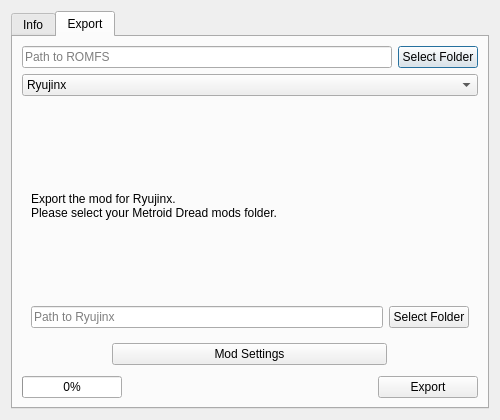
<?xml version="1.0" encoding="UTF-8"?>
<ui version="4.0">
 <class>ExportDialog</class>
 <widget class="QDialog" name="ExportDialog">
  <property name="geometry">
   <rect>
    <x>0</x>
    <y>0</y>
    <width>500</width>
    <height>420</height>
   </rect>
  </property>
  <property name="minimumSize">
   <size>
    <width>500</width>
    <height>420</height>
   </size>
  </property>
  <property name="windowTitle">
   <string>Export</string>
  </property>
  <layout class="QVBoxLayout" name="export_dialog_layout">
   <item>
    <widget class="QTabWidget" name="tab_widget">
     <property name="currentIndex">
      <number>1</number>
     </property>
     <widget class="QWidget" name="info_tab">
      <attribute name="title">
       <string>Info</string>
      </attribute>
      <layout class="QVBoxLayout" name="info_layout">
       <item>
        <widget class="QLabel" name="info_header">
         <property name="text">
          <string>Mod Header</string>
         </property>
         <property name="textFormat">
          <enum>Qt::TextFormat::MarkdownText</enum>
         </property>
         <property name="alignment">
          <set>Qt::AlignmentFlag::AlignCenter</set>
         </property>
        </widget>
       </item>
      </layout>
     </widget>
     <widget class="QWidget" name="export_tab">
      <attribute name="title">
       <string>Export</string>
      </attribute>
      <layout class="QVBoxLayout" name="verticalLayout_2">
       <item>
        <layout class="QHBoxLayout" name="input_romfs_layout">
         <item>
          <widget class="ValidatedLineEdit" name="input_romfs_line_edit">
           <property name="placeholderText">
            <string>Path to ROMFS</string>
           </property>
          </widget>
         </item>
         <item>
          <widget class="FileDialogButton" name="input_romfs_button">
           <property name="text">
            <string>Select Folder</string>
           </property>
          </widget>
         </item>
        </layout>
       </item>
       <item>
        <widget class="SavedComboBox" name="export_combo_box">
         <item>
          <property name="text">
           <string>Ryujinx</string>
          </property>
         </item>
         <item>
          <property name="text">
           <string>Switch</string>
          </property>
         </item>
         <item>
          <property name="text">
           <string>Advanced</string>
          </property>
         </item>
        </widget>
       </item>
       <item>
        <widget class="QStackedWidget" name="export_stacked_widget">
         <property name="currentIndex">
          <number>0</number>
         </property>
         <widget class="QWidget" name="ryujinx">
          <layout class="QVBoxLayout" name="verticalLayout">
           <item>
            <widget class="QLabel" name="ryujinx_info_label">
             <property name="text">
              <string>Export the mod for Ryujinx.
Please select your Metroid Dread mods folder.</string>
             </property>
            </widget>
           </item>
           <item>
            <layout class="QHBoxLayout" name="ryujinx_path_layout">
             <item>
              <widget class="ValidatedLineEdit" name="ryujinx_path_line_edit">
               <property name="placeholderText">
                <string>Path to Ryujinx</string>
               </property>
              </widget>
             </item>
             <item>
              <widget class="FileDialogButton" name="ryujinx_path_button">
               <property name="text">
                <string>Select Folder</string>
               </property>
              </widget>
             </item>
            </layout>
           </item>
          </layout>
         </widget>
         <widget class="QWidget" name="switch">
          <layout class="QVBoxLayout" name="verticalLayout_3">
           <item>
            <widget class="QTabWidget" name="switch_tab">
             <property name="currentIndex">
              <number>0</number>
             </property>
             <widget class="QWidget" name="ftp">
              <attribute name="title">
               <string>FTP</string>
              </attribute>
              <layout class="QGridLayout" name="gridLayout">
               <item row="3" column="2">
                <widget class="ValidatedLineEdit" name="ftp_password_line_edit">
                 <property name="placeholderText">
                  <string>Password</string>
                 </property>
                </widget>
               </item>
               <item row="3" column="1">
                <widget class="ValidatedLineEdit" name="ftp_username_line_edit">
                 <property name="placeholderText">
                  <string>Username</string>
                 </property>
                </widget>
               </item>
               <item row="1" column="0" colspan="3">
                <widget class="QLabel" name="ftp_info_label">
                 <property name="text">
                  <string>Export the mod to your Switch wirelessly using FTP.
Your Switch will need a homebrew FTP client.</string>
                 </property>
                </widget>
               </item>
               <item row="5" column="1">
                <widget class="SavedCheckBox" name="ftp_anonymous_checkbox">
                 <property name="text">
                  <string>Anonymous</string>
                 </property>
                </widget>
               </item>
               <item row="2" column="1">
                <widget class="ValidatedLineEdit" name="ftp_ip_line_edit">
                 <property name="placeholderText">
                  <string>IP</string>
                 </property>
                </widget>
               </item>
               <item row="2" column="2">
                <widget class="ValidatedLineEdit" name="ftp_port_line_edit">
                 <property name="placeholderText">
                  <string>Port</string>
                 </property>
                </widget>
               </item>
              </layout>
             </widget>
             <widget class="QWidget" name="usb">
              <attribute name="title">
               <string>USB</string>
              </attribute>
              <layout class="QGridLayout" name="gridLayout_2">
               <item row="1" column="0" colspan="2">
                <widget class="QLabel" name="usb_info_label">
                 <property name="text">
                  <string>Export the mod to your Switch using USB.</string>
                 </property>
                </widget>
               </item>
               <item row="2" column="0" colspan="2">
                <widget class="USBComboBox" name="usb_combo_box"/>
               </item>
              </layout>
             </widget>
            </widget>
           </item>
           <item>
            <widget class="SavedCheckBox" name="smm_checkbox">
             <property name="text">
              <string>Export for SimpleModManager (highly recommended)</string>
             </property>
             <property name="checked">
              <bool>true</bool>
             </property>
            </widget>
           </item>
          </layout>
         </widget>
         <widget class="QWidget" name="advanced">
          <layout class="QGridLayout" name="gridLayout_3">
           <item row="0" column="0" colspan="2">
            <widget class="QLabel" name="advanced_info_label">
             <property name="text">
              <string>Export the mod to a specific directory, using the specified options.
Intended for advanced use only.
You probably want one of the other export methods.</string>
             </property>
             <property name="wordWrap">
              <bool>true</bool>
             </property>
            </widget>
           </item>
           <item row="1" column="1">
            <widget class="FileDialogButton" name="advanced_romfs_button">
             <property name="text">
              <string>Select Folder</string>
             </property>
            </widget>
           </item>
           <item row="2" column="1">
            <widget class="FileDialogButton" name="advanced_exefs_button">
             <property name="text">
              <string>Select Folder</string>
             </property>
            </widget>
           </item>
           <item row="1" column="0">
            <widget class="ValidatedLineEdit" name="advanced_romfs_line_edit">
             <property name="placeholderText">
              <string>Path to output ROMFS</string>
             </property>
            </widget>
           </item>
           <item row="3" column="1">
            <widget class="FileDialogButton" name="advanced_exefs_patches_button">
             <property name="text">
              <string>Select Folder</string>
             </property>
            </widget>
           </item>
           <item row="2" column="0">
            <widget class="ValidatedLineEdit" name="advanced_exefs_line_edit">
             <property name="placeholderText">
              <string>Path to output EXEFS</string>
             </property>
            </widget>
           </item>
           <item row="3" column="0">
            <widget class="ValidatedLineEdit" name="advanced_exefs_patches_line_edit">
             <property name="placeholderText">
              <string>Path to output EXEFS patches</string>
             </property>
            </widget>
           </item>
           <item row="4" column="0" colspan="2">
            <widget class="SavedComboBox" name="advanced_format_combo_box">
             <property name="placeholderText">
              <string>Output format</string>
             </property>
             <item>
              <property name="text">
               <string>ROMFS</string>
              </property>
             </item>
             <item>
              <property name="text">
               <string>PKG</string>
              </property>
             </item>
            </widget>
           </item>
          </layout>
         </widget>
        </widget>
       </item>
       <item alignment="Qt::AlignmentFlag::AlignHCenter">
        <widget class="QPushButton" name="mod_settings_button">
         <property name="sizePolicy">
          <sizepolicy hsizetype="MinimumExpanding" vsizetype="Fixed">
           <horstretch>0</horstretch>
           <verstretch>0</verstretch>
          </sizepolicy>
         </property>
         <property name="minimumSize">
          <size>
           <width>275</width>
           <height>0</height>
          </size>
         </property>
         <property name="maximumSize">
          <size>
           <width>275</width>
           <height>16777215</height>
          </size>
         </property>
         <property name="baseSize">
          <size>
           <width>275</width>
           <height>0</height>
          </size>
         </property>
         <property name="text">
          <string>Mod Settings</string>
         </property>
        </widget>
       </item>
       <item>
        <spacer name="mod_settings_spacer">
         <property name="orientation">
          <enum>Qt::Orientation::Vertical</enum>
         </property>
         <property name="sizeType">
          <enum>QSizePolicy::Policy::Minimum</enum>
         </property>
         <property name="sizeHint" stdset="0">
          <size>
           <width>5</width>
           <height>5</height>
          </size>
         </property>
        </spacer>
       </item>
       <item>
        <layout class="QHBoxLayout" name="export_layout">
         <item>
          <widget class="QProgressBar" name="export_progress">
           <property name="minimumSize">
            <size>
             <width>100</width>
             <height>0</height>
            </size>
           </property>
           <property name="maximumSize">
            <size>
             <width>100</width>
             <height>16777215</height>
            </size>
           </property>
           <property name="value">
            <number>0</number>
           </property>
          </widget>
         </item>
         <item>
          <widget class="QLabel" name="export_label">
           <property name="text">
            <string/>
           </property>
          </widget>
         </item>
         <item>
          <widget class="QPushButton" name="export_button">
           <property name="minimumSize">
            <size>
             <width>100</width>
             <height>0</height>
            </size>
           </property>
           <property name="maximumSize">
            <size>
             <width>100</width>
             <height>16777215</height>
            </size>
           </property>
           <property name="text">
            <string>Export</string>
           </property>
          </widget>
         </item>
        </layout>
       </item>
      </layout>
     </widget>
    </widget>
   </item>
  </layout>
 </widget>
 <customwidgets>
  <customwidget>
   <class>SavedComboBox</class>
   <extends>QComboBox</extends>
   <header>dread_mod_loader.gui.custom_widgets.saved_combo_box</header>
  </customwidget>
  <customwidget>
   <class>SavedCheckBox</class>
   <extends>QCheckBox</extends>
   <header>dread_mod_loader.gui.custom_widgets.saved_checkbox</header>
  </customwidget>
  <customwidget>
   <class>USBComboBox</class>
   <extends>QComboBox</extends>
   <header>dread_mod_loader.gui.custom_widgets.usb_combo_box</header>
  </customwidget>
  <customwidget>
   <class>ValidatedLineEdit</class>
   <extends>QLineEdit</extends>
   <header>dread_mod_loader.gui.custom_widgets.validated_line_edit</header>
  </customwidget>
  <customwidget>
   <class>FileDialogButton</class>
   <extends>QPushButton</extends>
   <header>dread_mod_loader.gui.custom_widgets.file_dialog_button</header>
  </customwidget>
 </customwidgets>
 <resources/>
 <connections>
  <connection>
   <sender>export_button</sender>
   <signal>clicked()</signal>
   <receiver>ExportDialog</receiver>
   <slot>_export_button_pressed()</slot>
   <hints>
    <hint type="sourcelabel">
     <x>389</x>
     <y>317</y>
    </hint>
    <hint type="destinationlabel">
     <x>199</x>
     <y>149</y>
    </hint>
   </hints>
  </connection>
  <connection>
   <sender>switch_tab</sender>
   <signal>currentChanged(int)</signal>
   <receiver>ExportDialog</receiver>
   <slot>_change_switch_method()</slot>
   <hints>
    <hint type="sourcelabel">
     <x>199</x>
     <y>164</y>
    </hint>
    <hint type="destinationlabel">
     <x>199</x>
     <y>163</y>
    </hint>
   </hints>
  </connection>
  <connection>
   <sender>mod_settings_button</sender>
   <signal>clicked()</signal>
   <receiver>ExportDialog</receiver>
   <slot>_show_mod_settings()</slot>
   <hints>
    <hint type="sourcelabel">
     <x>199</x>
     <y>309</y>
    </hint>
    <hint type="destinationlabel">
     <x>199</x>
     <y>186</y>
    </hint>
   </hints>
  </connection>
 </connections>
 <slots>
  <slot>_export_button_pressed()</slot>
  <slot>_change_switch_method()</slot>
  <slot>_show_mod_settings()</slot>
 </slots>
</ui>
